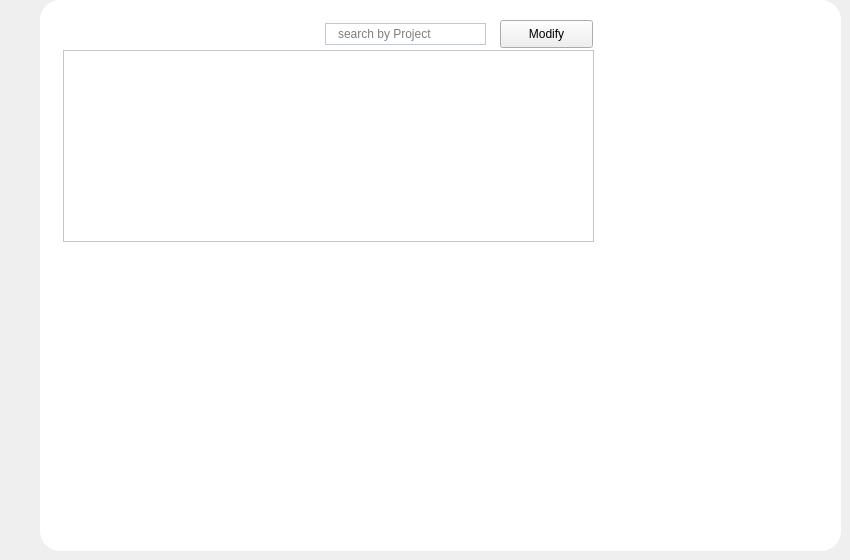
     <widget class="QWidget" name="page_2">
      <widget class="QWidget" name="widget_4" native="true">
       <property name="geometry">
        <rect>
         <x>40</x>
         <y>0</y>
         <width>801</width>
         <height>551</height>
        </rect>
       </property>
       <property name="styleSheet">
        <string notr="true">#widget_4 {
	border-color: rgb(8, 8, 8);
	background-color: white;
	border-radius :20px ; 
}</string>
       </property>
       <widget class="QTableView" name="tableView">
        <property name="geometry">
         <rect>
          <x>23</x>
          <y>50</y>
          <width>531</width>
          <height>192</height>
         </rect>
        </property>
        <property name="styleSheet">
         <string notr="true">QTableView {
    background-color : white ; 
    color: black;
    font: 12px;
}
QHeaderView::section {
    background-color: #0F141E;
    color: white;
    height: 30px;
    font: 15px;
}
QHeaderView::section:first {
    border-top-left-radius: 5px;
}
QHeaderView::section:last {
    border-top-right-radius: 5px;
}
QScrollBar:vertical {
    background: #dee2e6;
}
 QScrollBar::handle:vertical {
    background: #dee2e6;
 }
QScrollBar:horizontal {
    background: #dee2e6;
}
 QScrollBar::handle:horizontal {
    background: #dee2e6;
 }</string>
        </property>
       </widget>
       <widget class="QPushButton" name="adduser">
        <property name="geometry">
         <rect>
          <x>23</x>
          <y>17</y>
          <width>25</width>
          <height>25</height>
         </rect>
        </property>
        <property name="styleSheet">
         <string notr="true">#adduser {
	image: url(:/Icons/plus.svg);
	border : none;
}
#adduser::hover {
	image: url(:/Icons/plus (1).svg);
	border : none;
}</string>
        </property>
        <property name="text">
         <string/>
        </property>
       </widget>
       <widget class="QPushButton" name="modifyu">
        <property name="geometry">
         <rect>
          <x>460</x>
          <y>20</y>
          <width>93</width>
          <height>28</height>
         </rect>
        </property>
        <property name="styleSheet">
         <string notr="true">color: rgb(0, 0, 0);</string>
        </property>
        <property name="text">
         <string>Modify</string>
        </property>
        <property name="checkable">
         <bool>true</bool>
        </property>
        <property name="autoExclusive">
         <bool>true</bool>
        </property>
       </widget>
       <widget class="QLineEdit" name="searchline">
        <property name="geometry">
         <rect>
          <x>285</x>
          <y>23</y>
          <width>161</width>
          <height>22</height>
         </rect>
        </property>
        <property name="styleSheet">
         <string notr="true">
 	background-color:transparent ;
	border-radius:15px ; 
	border:1px solid #BFC9D3; 
	padding : 0 40px 0 10px ; 
</string>
        </property>
        <property name="readOnly">
         <bool>false</bool>
        </property>
        <property name="placeholderText">
         <string>search by Project </string>
        </property>
       </widget>
       <widget class="QLabel" name="label">
        <property name="geometry">
         <rect>
          <x>423</x>
          <y>24</y>
          <width>20</width>
          <height>20</height>
         </rect>
        </property>
        <property name="text">
         <string/>
        </property>
        <property name="pixmap">
         <pixmap resource="icons.qrc">:/Icons/search1.svg</pixmap>
        </property>
        <property name="scaledContents">
         <bool>true</bool>
        </property>
       </widget>
       <widget class="QPushButton" name="pdf">
        <property name="geometry">
         <rect>
          <x>49</x>
          <y>16</y>
          <width>31</width>
          <height>28</height>
         </rect>
        </property>
        <property name="styleSheet">
         <string notr="true">#pdf {
	image: url(:/Icons/download (1).svg);
	border: none;
}
#pdf:hover {
	image: url(:/Icons/download.svg);
	border: none;
}</string>
        </property>
        <property name="text">
         <string/>
        </property>
       </widget>
       <widget class="QPushButton" name="sort">
        <property name="geometry">
         <rect>
          <x>82</x>
          <y>18</y>
          <width>25</width>
          <height>25</height>
         </rect>
        </property>
        <property name="styleSheet">
         <string notr="true">#sort {
	image: url(:/Icons/filter.svg);
	border : none;
}
#sort::hover {
	image:url(:/Icons/filter (1).svg);
	border : none;
}</string>
        </property>
        <property name="text">
         <string/>
        </property>
       </widget>
       <widget class="QWidget" name="stat" native="true">
        <property name="geometry">
         <rect>
          <x>20</x>
          <y>260</y>
          <width>721</width>
          <height>251</height>
         </rect>
        </property>
       </widget>
      </widget>
     </widget>
